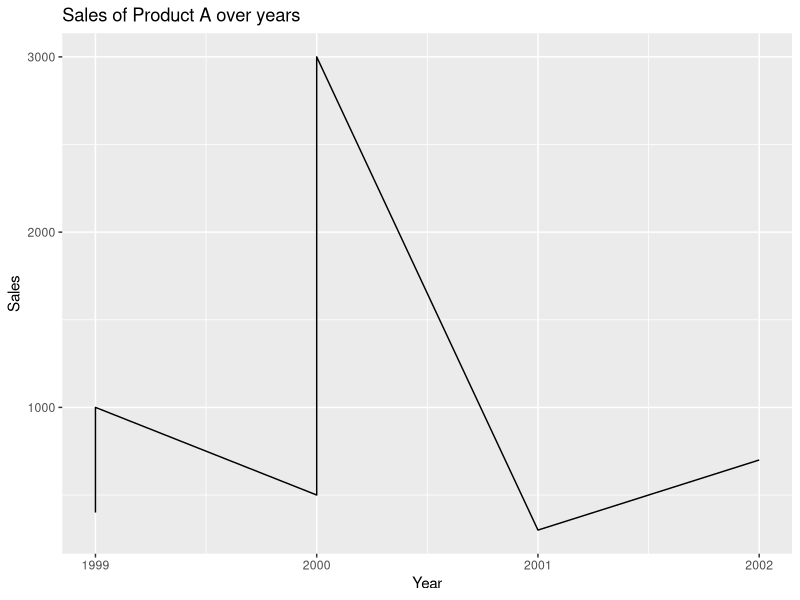
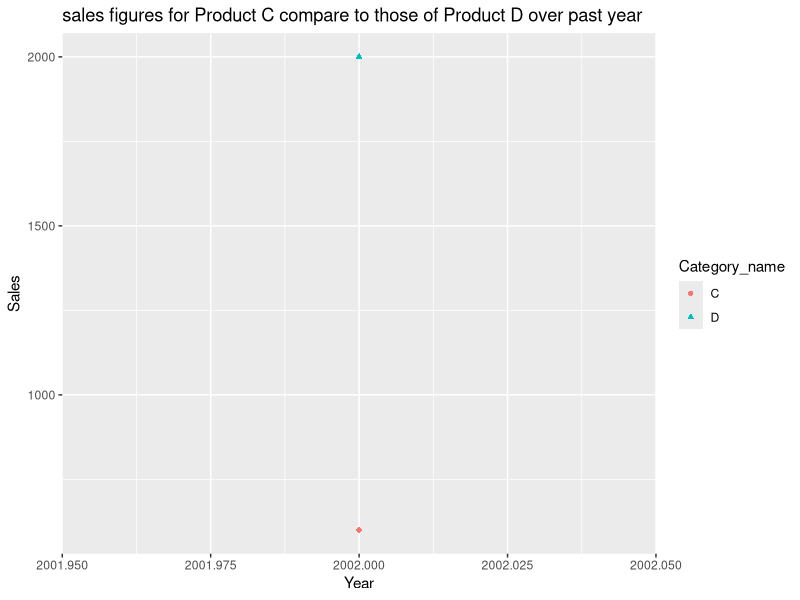
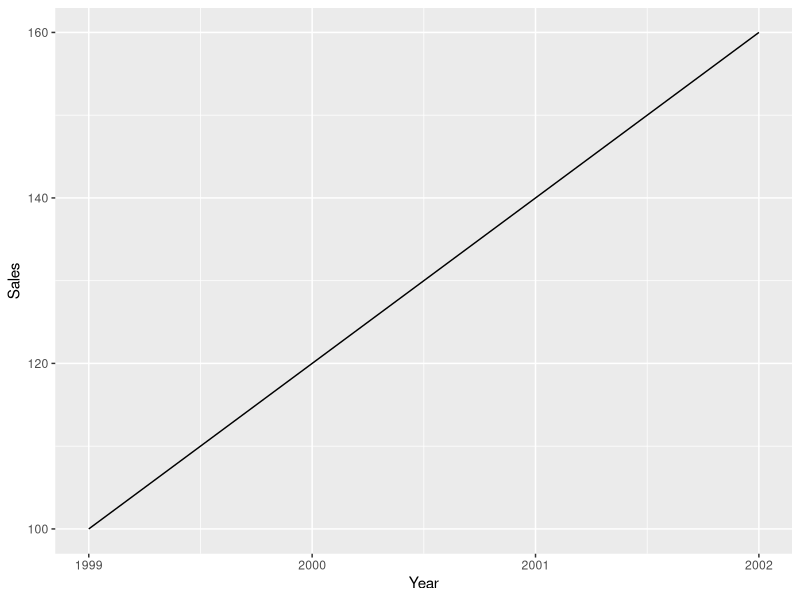
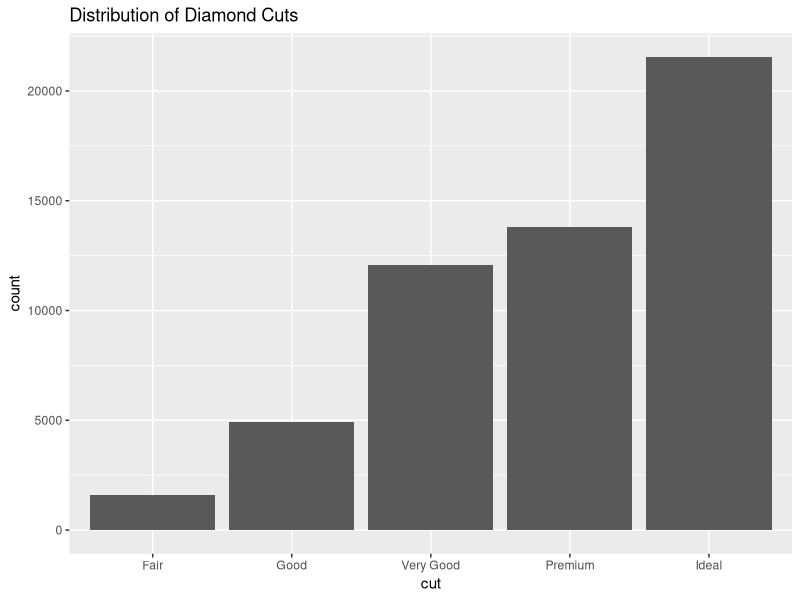
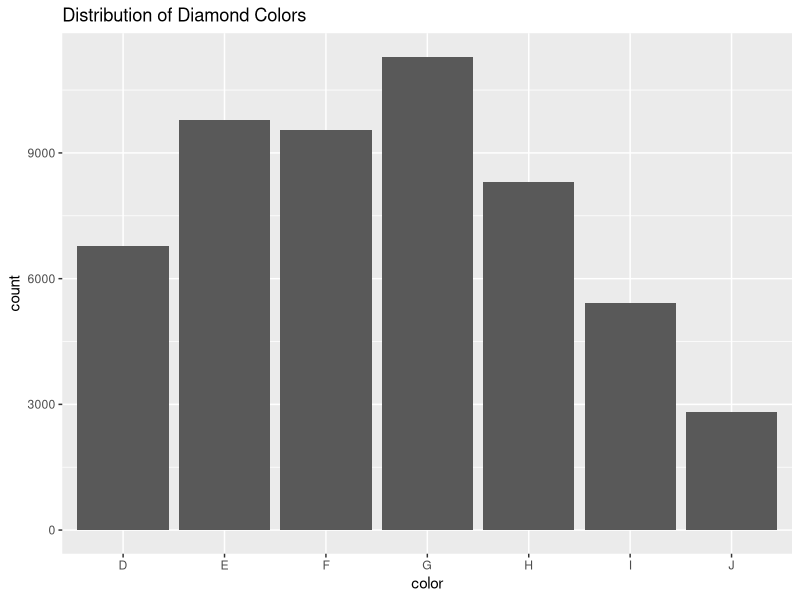
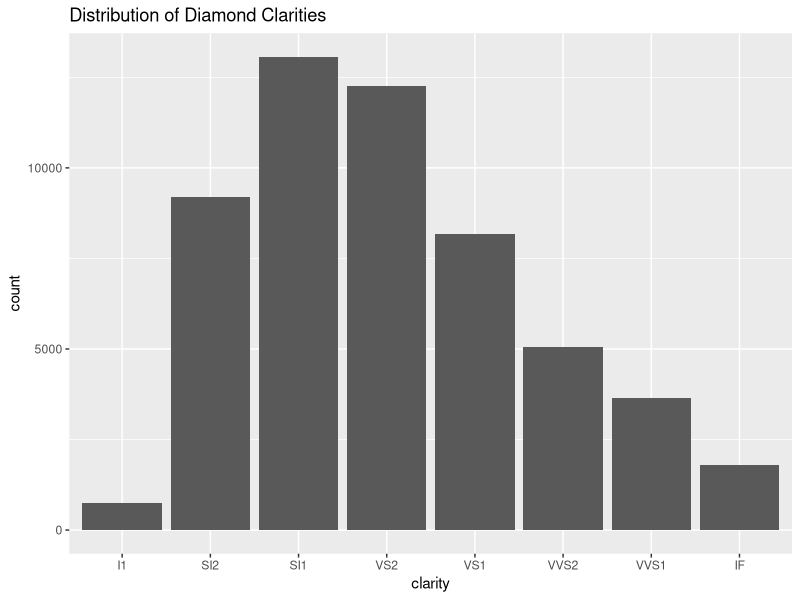
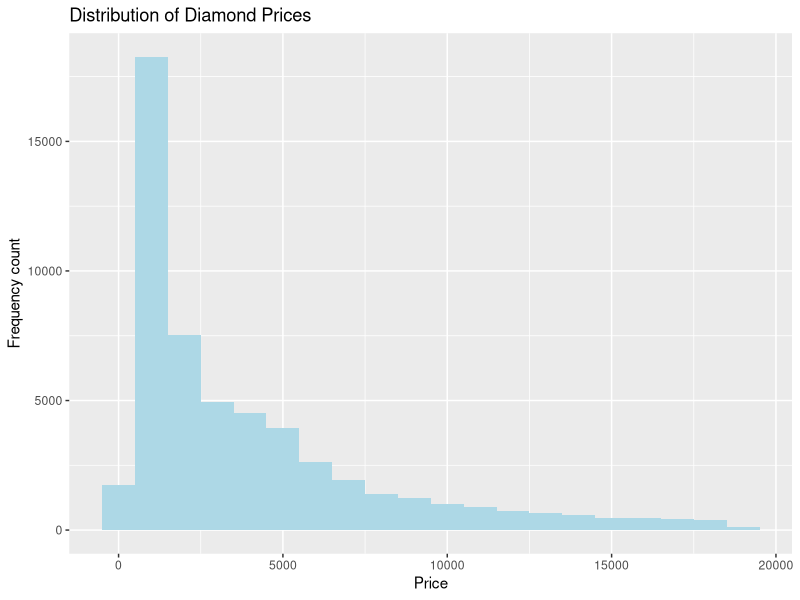

Generate these figures, in order, with R:
## ---- chunk 1
library(ggplot2)
library(tidyr)
library(dplyr)
## ---- chunk 2
p_name=c("P_001A", "P_001A", "P_001A", "P_001A", "P_002A", "P_002A","P_002B", "P_002B", "P_002C", "P_002C","P_002C", "P_002C", "P_002D", "P_002D","P_002D", "P_002D", "P_002E", "P_002E","P_002E", "P_002E")
month=c("Jan", "Feb", "Mar", "Apr","Jan", "Feb", "Mar", "Apr", "Jan", "Feb", "Mar", "Apr", "Jan", "Feb", "Mar", "Apr",  "Jan", "Feb", "Mar", "Apr")
year=c(1999, 2000, 2001,2002, 1999, 2000, 2001, 2002, 1999, 2000, 2001, 2002, 1999, 2000, 2001, 2002, 1999, 2000, 2001, 2002)
sales=c(400, 500, 300,700, 1000, 3000, 700, 600, 300, 400, 500, 600, 1000, 500, 200, 2000, 100, 120, 140, 160)

df=tibble(Product=p_name, Month=month, Year=year, Sales=sales)
head(df)
## ---- chunk 3
df_new <- df %>%
  separate(Product, into = c("Product_name", "Category_name"), sep = "_") %>%   mutate(Product_name = paste0(substr(Product_name, 1, 1), substr(Category_name, 0,3)), Category_name=substr(Category_name, 4,4))


head(df_new)

## ---- chunk 4
df_product_a = df_new %>% filter(Category_name=="A")
head(df_product_a)
ggplot(df_product_a, aes(x=Year, y=Sales)) + geom_line() + labs(title = "Sales of Product A over years")
## ---- chunk 5
df_productb = df_new %>% filter(Category_name=="B") %>% filter(Sales==max(Sales))
head(df_productb)
## ---- chunk 6
df_productb = df_new %>% filter(Category_name=="C"|Category_name=="D") %>% filter(Year==2002)
ggplot(df_productb, aes(x=Year, y=Sales, color=Category_name, shape=Category_name)) + geom_point() + labs(title = "sales figures for Product C compare to those of Product D over past year")
## ---- chunk 7
df_productb = df_new %>% filter(Category_name=="E")
ggplot(df_productb, aes(x=Year, y=Sales)) + geom_line()
## ---- chunk 8
growth = df_new %>%
  group_by(Year) %>%
  summarise(Sales = sum(Sales)) %>%
  arrange(Year) %>%
  mutate(Growth = 100*(Sales-lag(Sales))/lag(Sales))
head(growth)
## ---- chunk 9
x<-growth %>% slice(which.max(Growth))
x$Year
## ---- chunk 10
data(diamonds)
head(diamonds)
## ---- chunk 11
    ggplot(diamonds, aes(x = cut)) + 
      geom_bar() +
      labs(title = "Distribution of Diamond Cuts")
## ---- chunk 12
    x <- diamonds %>%
      group_by(cut) %>%
      summarize(mean_price = mean(price)) %>%
      arrange(desc(mean_price))
    x
## ---- chunk 13
    ggplot(diamonds, aes(x = color)) + 
      geom_bar() +
      labs(title = "Distribution of Diamond Colors")
## ---- chunk 14
    x <- diamonds %>%
      group_by(color) %>%
      summarize(mean_price = mean(price)) %>%
      arrange(desc(mean_price))
## ---- chunk 15
    ggplot(diamonds, aes(x = clarity)) + 
      geom_bar() +
      labs(title = "Distribution of Diamond Clarities")

## ---- chunk 16
    diamonds %>%
      group_by(clarity) %>%
      summarize(mean_price = mean(price)) %>%
      arrange(desc(mean_price))

## ---- chunk 17
    diamonds %>%
      group_by(cut) %>%
      summarize(mean_carat = mean(carat)) %>%
      arrange(desc(mean_carat))


## ---- chunk 18
    diamonds %>%
      group_by(color) %>%
      summarize(mean_carat = mean(carat)) %>%
      arrange(desc(mean_carat))


## ---- chunk 19
    diamonds %>%
      group_by(clarity) %>%
      summarize(mean_carat = mean(carat)) %>%
      arrange(desc(mean_carat))


## ---- chunk 20
ggplot(diamonds, aes(x = price)) + 
geom_histogram(fill = "lightblue", binwidth = 1000) +
scale_x_continuous()+
scale_y_continuous()+
labs(x="Price", y="Frequency count", title="Distribution of Diamond Prices")
